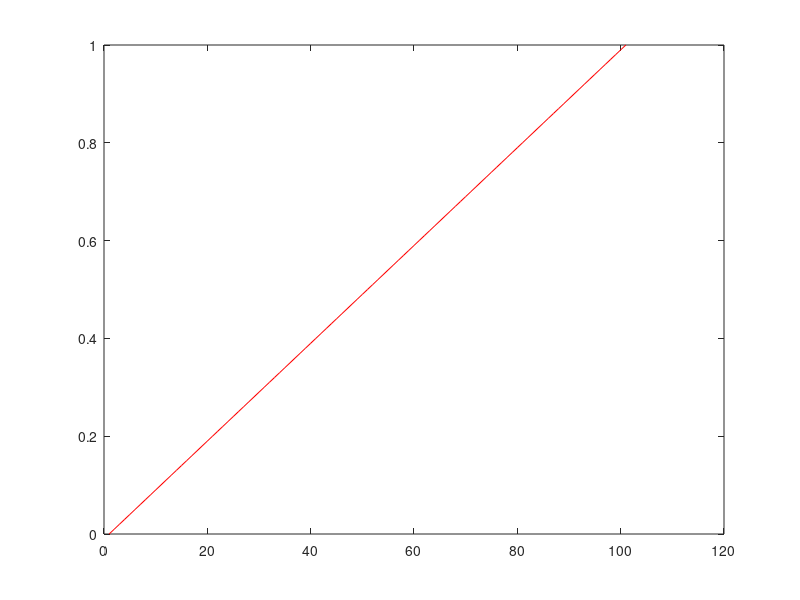

Recreate this plot in MATLAB. (Note: this script raises an error after producing the figure.)
%addpath('c:\Users\Bojan Desktop\Dropbox\Documents\Work\_nDMP\');
dt = 0.01;
t = 0:dt:1;
%y = sin(t*2*pi).*cos(6*t*2*pi);
y = t;
plot(y,'r');

[RBF,yRBF] = Trj2RBF(y',dt,9);

hold on
plot(yRBF,'b:');
hold off